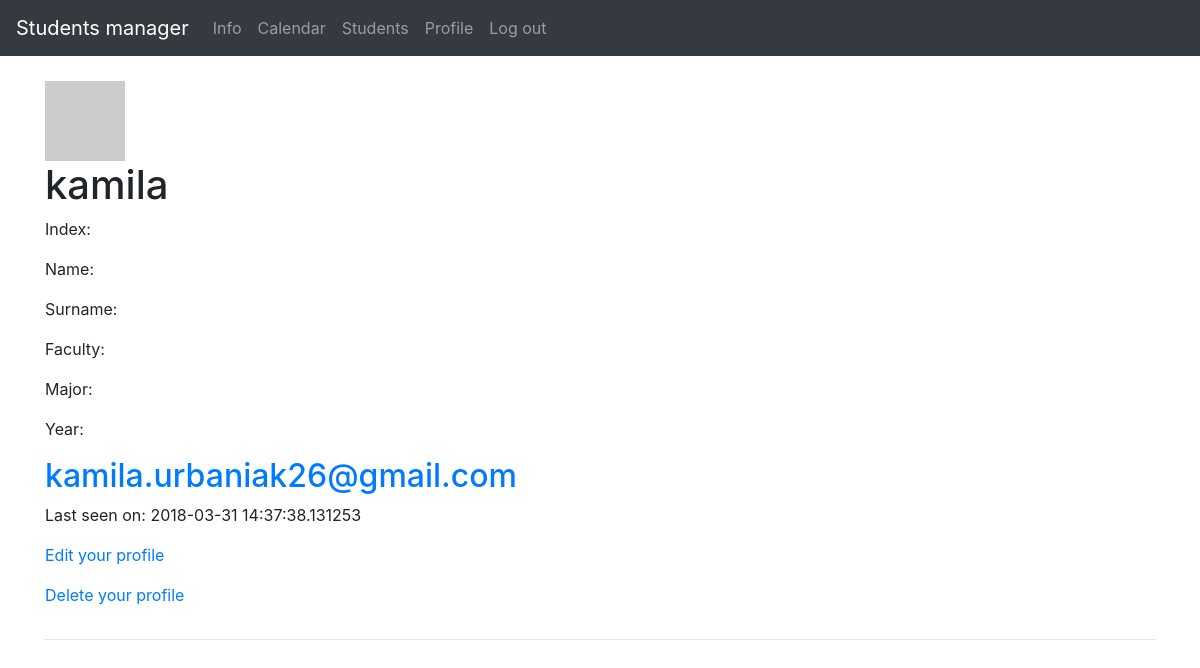
Before: /students/121314 (signed in) with the older database file.
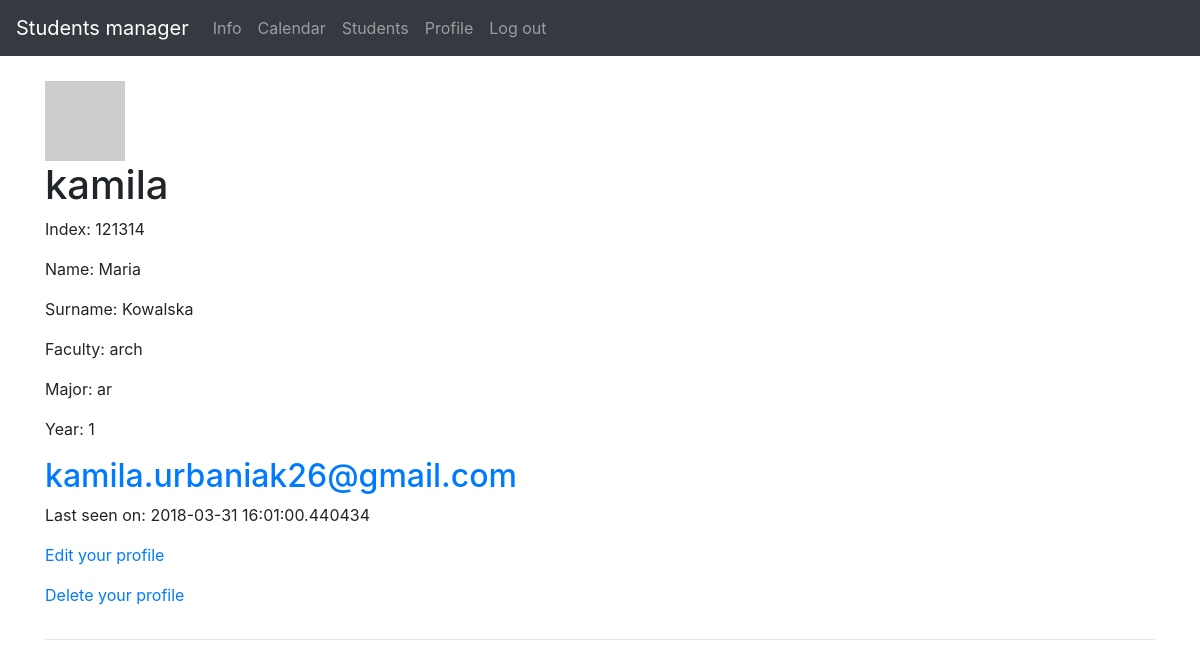
After: the same page with the newer database file.
### models.py (models this page shows, shortened)
class User(db.Model, UserMixin):
    __tablename__ = 'user'
    id = Column(Integer, autoincrement=True, primary_key=True)
    username = Column(String(25), default='', unique=True)
    active = Column(Boolean, default=True)
    email = Column(String(200), unique=True)
    password = Column(String(200), default='')
    admin = Column(Boolean, default=False)
    confirmed = Column(db.Boolean, nullable=False, default=False)
    confirmed_on = Column(db.DateTime, nullable=True)
    registered_on = Column(db.DateTime, nullable=False)
    about_me = Column(String(140))
    last_seen = Column(DateTime, default=datetime.utcnow)
    student = db.relationship('Student', backref='user', primaryjoin="User.id ==Student.user_id")
    def get_id(self):
        return self.id
    def avatar(self, size):
        digest = md5(self.email.lower().encode('utf-8')).hexdigest()
        return 'https://www.gravatar.com/avatar/{}?d=identicon&s={}'.\
            format(digest, size)

class Student(db.Model):
    __tablename__ = 'student'
    id = Column(Integer, autoincrement=True, primary_key=True)
    user_id = Column(Integer, ForeignKey('user.id'))
    index = Column(Integer, unique=True)
    name = Column(String(25), default='')
    surname = Column(String(25), default='')
    year = Column(String(1), default='')
    faculty = Column(String(25), default='')
    major = Column(String(25), default='')
    group = Column(String(2), default='')
    secretary = Column(Boolean, default=False)

### views.py (the view)
@app.route('/students/<int:index>', methods=['GET'])
@login_required
def student(index):
    st = Student.query.filter(Student.index == index).first()
    return render_template('user/profile.html', user=current_user, student=st)

### views.py (called while the page is built)
@lm.user_loader
def load_user(user_id):
    return User.query.filter(User.id == user_id).first()

@app.before_request
def before_request():
    if current_user.is_authenticated:
        current_user.last_seen = datetime.utcnow()
        db.session.commit()

### templates/user/profile.html (shortened to what this page needs)
{% extends "_base.html" %}
{% block content %}
    <table>
        <tr valign="top">
            <br>
            <img src="{{ user.avatar(128) }}">
            <h1>{{ user.username }}</h1>
            <p> Index: {{ student.index }}</p>
            <p> Name: {{ student.name }}</p>
            <p> Surname: {{ student.surname }}</p>
            <p> Faculty: {{ student.faculty }}</p>
            <p> Major: {{ student.major }}</p>
            <p> Year: {{ student.year }}</p>
            <h2><a class="u-email" href="mailto:{{ user.email }}">{{ user.email }}</a></h2>
                {% if user.last_seen %}<p>Last seen on: {{ user.last_seen }}</p>{% endif %}
        {% if user == current_user %}
                <p><a href="{% for i in current_user.student %}{{ url_for('edit_profile', index=i.index)}}{% endfor %}">Edit your profile</a></p>
                <p><a href="{% for i in current_user.student %}{{ url_for('delete_profile', index=i.index)}}{% endfor %}">Delete your profile</a></p>
                {% endif %}
        </tr>
    </table>
    <hr>
{% endblock %}

### templates/_base.html (shortened to what this page needs)
<!doctype html>
<html lang=en>
<head>
  <link rel="stylesheet" href="https://maxcdn.bootstrapcdn.com/bootstrap/4.0.0/css/bootstrap.min.css"
>
</head>
<body>
  <nav class="navbar navbar-expand-md navbar-dark bg-dark">
    <a class="navbar-brand" href="#">Students manager</a>
    <div class="collapse navbar-collapse">
      <ul class="navbar-nav mr-auto">
        <li class="nav-item{% if page_id == 'info' %} active{% endif %}">
          <a class="nav-link" href="{{ url_for('info') }}">Info</a>
        </li>
      <ul class="nav navbar-nav">
          {% if current_user.is_authenticated %}
              <li><a class="nav-link" href="{{ url_for('calendar')}}">Calendar</a></li>
              <li><a class="nav-link" href="{{ url_for('students')}}">Students</a></li>
              <li><a class="nav-link" href="{% for i in current_user.student %}{{ url_for('student', index=i.index)}}
            {% endfor %}">Profile</a></li>
          <li><a class="nav-link" href="{{ url_for('logout')}}">Log out</a></li>
          {% else %}
          <li><a class="nav-link" href="{{ url_for('login')}}">Log in</a></li>
              <li><a class="nav-link" href="{{ url_for('register') }}">Registration</a></li>
        </li>
          {% endif %}
      </ul>
      </ul>
    </div>
  </nav>
  <div class="container">
    <div class="row">
      <div class="col-12">
      </div>
    </div>
    {% block content %}{% endblock %}
  </div>
</body>
</html>

Changed rows visible on the page:
changed User "kamila": last_seen "2018-03-31 14:37:38.131253" → "2018-03-31 16:01:00.440434"
added Student: index "121314", name "Maria", surname "Kowalska", faculty "arch", major "ar", year "1"
